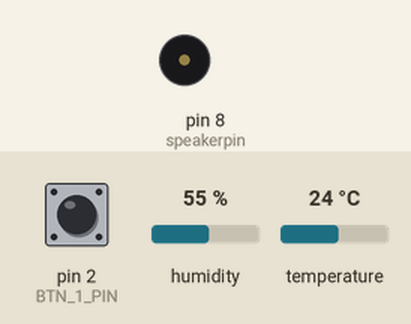
The sketch below on a simulated Arduino Uno, built with avr-gcc and run on an emulated ATmega328P. Parts: buzzer (waves = sounding). The inputs (shaded band) are chosen by the test bench; at power-on: temperature 24 °C, pin 2 (BTN_1_PIN) LOW, humidity 55 %. What the sketch prints to the serial monitor is not drawn.

Above: at 1.8 s.
1.9 s: temperature set to 26 °C
3.4 s: temperature set to 29 °C
At 8.5 s:
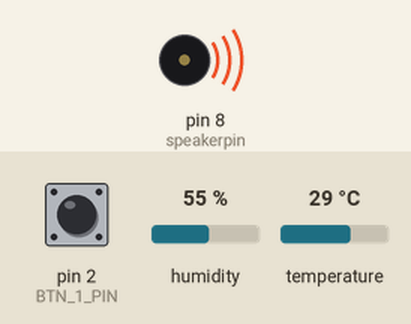
Timing chart, 0 to 12.9 s (numbered marks = the images above; inputs shaded):
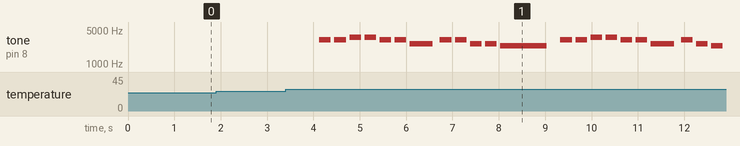

Measured:
- the behaviour switches between 27 and 28 °C on temperature (found by bisection; images 0 and 1)
- after the input at 1.9 s, every drawn part: stays the same
- after the input at 3.4 s, tone on pin 8 (speakerpin): plays 3136 Hz for 0.25 s, 3136 Hz for 0.25 s, 3520 Hz for 0.25 s, 3520 Hz for 0.25 s, 3136 Hz for 0.25 s, 3136 Hz for 0.25 s … (22 notes in this stretch), starting after 0.73 s

The sketch:

10_speaker_pitches.ino
```cpp
/*
 *    작품명: Pitches
 *    작성일자: 2022-04-26
 *    작성자: 정도윤(Doyun Jung)
 *    비고:
 */

#include <DFRobot_DHT11.h>
DFRobot_DHT11 DHT;
#include "pitches.h"

const int BTN_1_PIN = 2;
const int SENSOR_DHT_PIN = A0;
const int speakerpin = 8;

// 음계 데이터
int melody[] = {NOTE_G7, NOTE_G7, NOTE_A7, NOTE_A7, NOTE_G7,
            NOTE_G7, NOTE_E7, NOTE_G7, NOTE_G7, NOTE_E7,
            NOTE_E7, NOTE_D7, NOTE_G7, NOTE_G7, NOTE_A7,
            NOTE_A7, NOTE_G7, NOTE_G7, NOTE_E7, NOTE_G7,
            NOTE_E7, NOTE_D7, NOTE_E7, NOTE_C7};

// 음의 길이, 4:4분음표, 2:2분음표
int noteDurations[] = {4,4,4,4,4,4,2,4,4,4,4,1,4,4,4,4,4,4,2,4,4,4,4,1};

void play();

void setup() {

  Serial.begin(115200);
  pinMode(BTN_1_PIN, INPUT);

}

void loop() {

  int btn = digitalRead(BTN_1_PIN);
  DHT.read(SENSOR_DHT_PIN);

  Serial.print(digitalRead(BTN_1_PIN));
  Serial.print("/");
  Serial.print("온도:");
  Serial.print(DHT.temperature);
  Serial.print("습도:");
  Serial.print(DHT.humidity);

  Serial.println();

  // 버튼을 눌렀을 때
  if ( btn == 1 ){
    play();
  }

  // 25도 이상일 때
  if ( (int) DHT.temperature > 27 ){
    play();
  }

  delay(1000);
}


void play(){

  for (int thisNote = 0; thisNote < 24; thisNote++){
    int noteDuration = 1000 / noteDurations[thisNote];

    tone(speakerpin, melody[thisNote], noteDuration );

    int pauseBetweenNotes = noteDuration * 1.30;
    delay(pauseBetweenNotes);
    noTone(speakerpin);

  }

}
```
